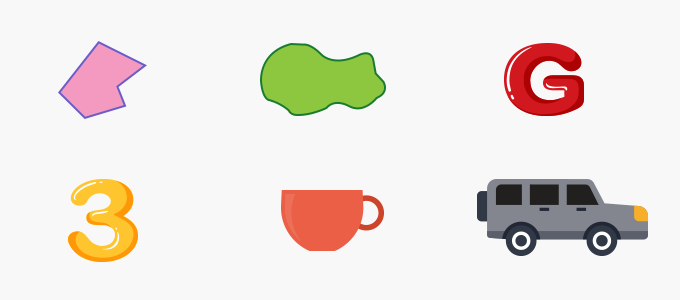
#> input picture objects_counter/data/figures.png, 680 x 300 px
$ jupyter execute objects_counter.ipynb
#> lines starting #> are read from the running program, lines starting #| are printed output that depends on the picture; after the words box and inside, x2 and y2 are one past the last pixel; in counts of white or black regions, pixels touching at a corner belong together
[cell 1]
import cv2
import imutils
import matplotlib.pyplot as plt

# Image importing

[cell 2]
img = cv2.imread("data/figures.png")
#> img is the input picture: shape (300, 680, 3); mean B, G, R 222.7, 228.7, 235.7

plt.figure(figsize=(10, 10))
plt.imshow(img)

plt.show()

# Processing

[cell 3]
img_blur = cv2.medianBlur(img, 25)
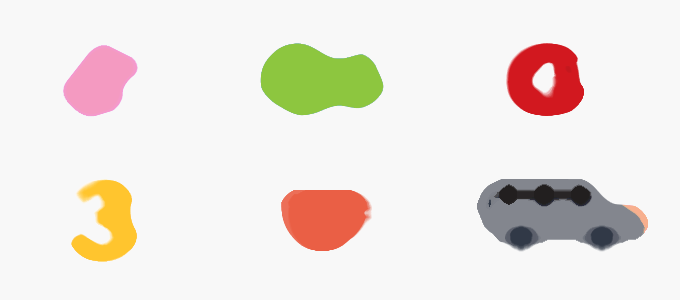
#> img_blur: shape (300, 680, 3); mean B, G, R 224.6, 230.5, 237.5
gray = cv2.cvtColor(img, cv2.COLOR_BGR2GRAY)
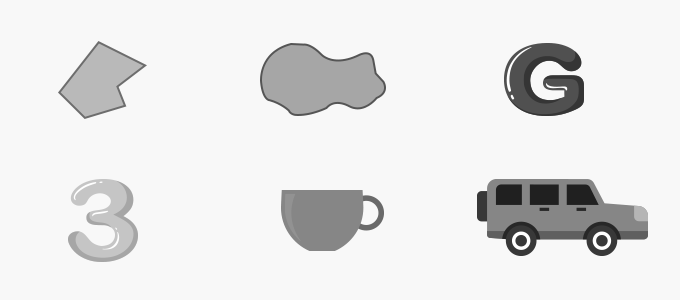
#> gray: shape (300, 680); min 32, max 255, mean 230.1
ret, thresh = cv2.threshold(gray,220,255,cv2.THRESH_BINARY_INV)
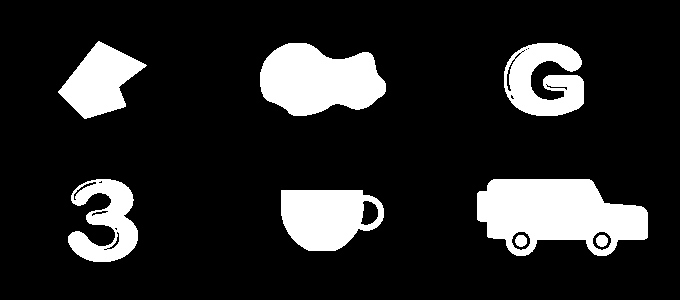
#> thresh: shape (300, 680); 15.6% white; 8 white regions

plt.imshow(thresh, cmap='gray')

plt.show()

[cell 4]
plt.figure(figsize=(15, 10))

plt.subplot(1, 2, 1)
plt.imshow(gray, cmap='gray')
plt.axis('off')

plt.subplot(1, 2, 2)
plt.imshow(thresh, cmap='gray')
plt.axis('off')

plt.show()
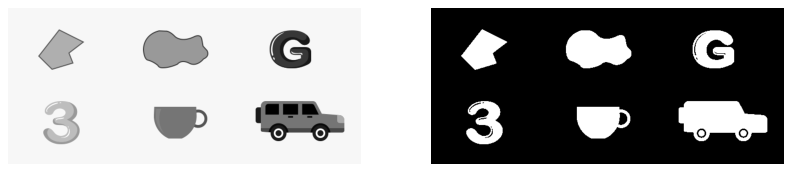
#> figure drawn by matplotlib, 2 panels

[cell 5]
contours = cv2.findContours(thresh, cv2.RETR_EXTERNAL, cv2.CHAIN_APPROX_SIMPLE)
#> contours = 6 contours; box (x1, y1, x2, y2) and area: (477, 179, 648, 256) 9374, (260, 43, 386, 116) 6543, (281, 190, 384, 251) 4866, (504, 43, 584, 116) 3888, (58, 41, 147, 119) 3608, (68, 179, 138, 262) 3268
contours = imutils.grab_contours(contours)

print(f'Amount of objects found: {len(contours)}')
#| Amount of objects found: 6

[cell 6]
with_contours = cv2.drawContours(img,contours,-1,(255,0,0), 3)
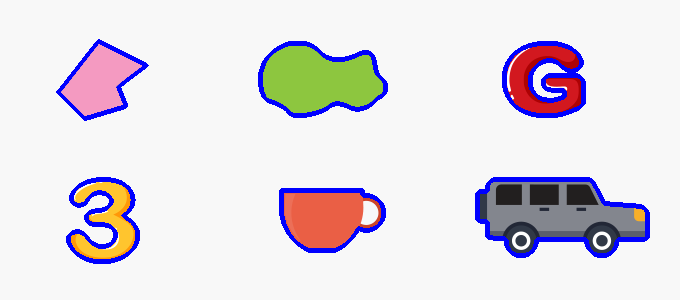
#> with_contours: shape (300, 680, 3); mean B, G, R 227.8, 220.5, 226

plt.figure(figsize=(15, 15))

plt.imshow(img)
plt.show()

[cell 7]
plt.figure(figsize=(15, 15))

for itr, cnt in enumerate(contours):
    (x, y), _ = cv2.minEnclosingCircle(cnt)
    x, y = int(x), int(y)
    cv2.putText(img, f'#{itr + 1}', (x, y - 40),
                cv2.FONT_HERSHEY_COMPLEX_SMALL, 1, (255,0,0), 2)
    cv2.drawContours(img, [cnt], -1, (0,255,255), 2)
#> this loop made 6 passes
#> (x, y) on passes 1 to 6: (331, 203), (562, 215), (102, 219), (545, 82), (322, 81), (102, 78)
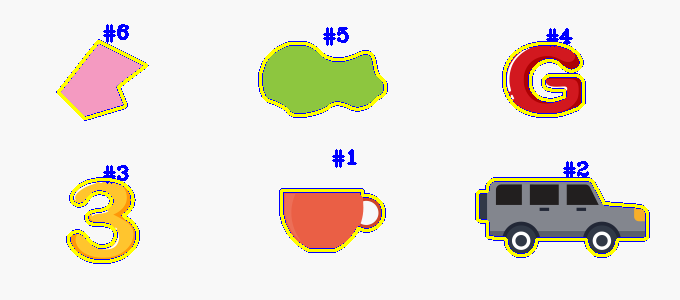
#> img: shape (300, 680, 3); 4.28% of pixels changed, all inside (x1, y1, x2, y2) = (57, 24, 649, 263)

plt.imshow(img)
plt.show()
